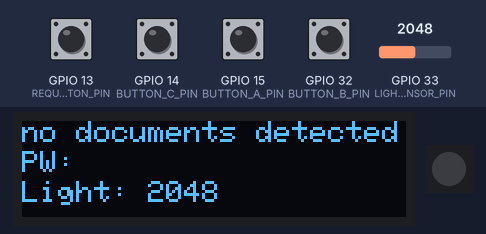
Simulated run of this sketch. Board: ESP32. Parts: 128×32 one-colour display, 1 RGB LEDs in strip order, left to right. Inputs (shaded band) come from the test bench; at power-on: GPIO 13 (REQUEST_BUTTON_PIN), GPIO 14 (BUTTON_C_PIN), GPIO 15 (BUTTON_A_PIN), GPIO 32 (BUTTON_B_PIN) HIGH, GPIO 33 (LIGHT_SENSOR_PIN) = 2048. WiFi joins after 1.5 s; servers stay silent unless stated; uploads are accepted with an empty reply; what the sketch prints to the serial monitor is not drawn.

Above: at 3.7 s.
3.8 s: GPIO 33 (LIGHT_SENSOR_PIN) set to 1032
At 5.1 s:
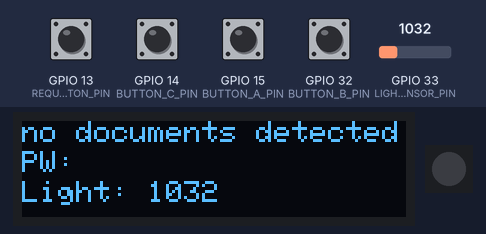
5.5 s: GPIO 33 (LIGHT_SENSOR_PIN) set to 967
At 6.2 s:
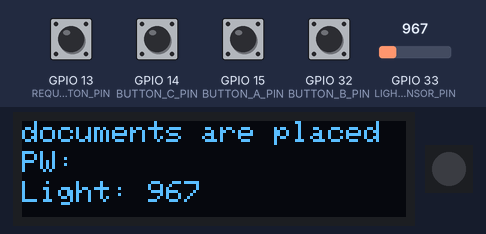
7.0 s: GPIO 13 (REQUEST_BUTTON_PIN) pulled LOW for 1 s
At 8.2 s:
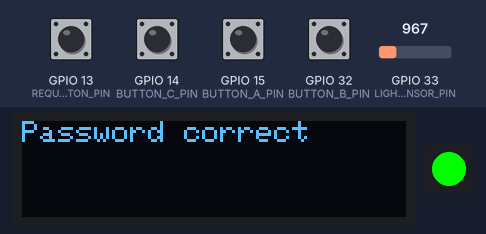
9.5 s: GPIO 33 (LIGHT_SENSOR_PIN) set to 1040
12.5 s: GPIO 14 (BUTTON_C_PIN) pulled LOW for 1 s
At 14.0 s:
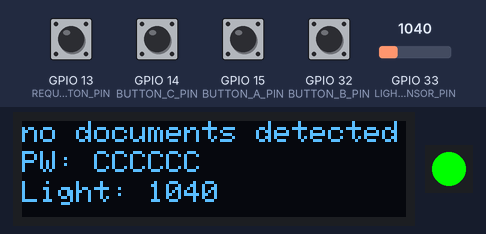
15.0 s: GPIO 15 (BUTTON_A_PIN) pulled LOW for 1 s
At 16.7 s:
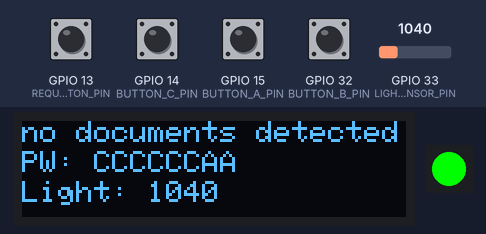
Timing chart, 0 to 18.2 s (numbered marks = the images above; inputs shaded):
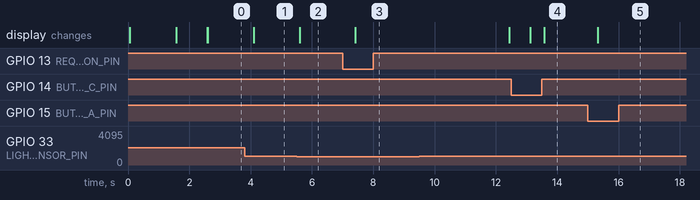

Measured:
- the behaviour switches between 1000 and 999 on GPIO 33 (LIGHT_SENSOR_PIN) (found by bisection; images 1 and 2)
- after the input at 3.8 s, the display: changes after 0.30 s (image 1)
- after the input at 5.5 s, the display: changes after 0.10 s (image 2)
- after the input at 7.0 s, the display: changes after 0.41 s (image 3)
- after the input at 12.5 s, the display: first changes after 0.61 s (image 4 shows a later state)
- after the input at 15.0 s, the display: changes after 0.31 s (image 5)

The sketch:

sketch_dec26a.ino
```cpp
/*************************************************************
   Required Libraries (Install via Arduino Library Manager):
   1) Adafruit GFX
   2) Adafruit SSD1306
   3) Adafruit NeoPixel
   4) WiFi (built-in on ESP32)
   5) HTTPClient (built-in on ESP32)
*************************************************************/

#include <Wire.h>
#include <Adafruit_GFX.h>
#include <Adafruit_SSD1306.h>
#include <Adafruit_NeoPixel.h>
#include <WiFi.h>
#include <HTTPClient.h>

// -------------------------
// OLED Configuration
// -------------------------
#define SCREEN_WIDTH 128
#define SCREEN_HEIGHT 32
#define OLED_RESET    -1  // Not used with Featherwing
Adafruit_SSD1306 display(SCREEN_WIDTH, SCREEN_HEIGHT, &Wire, OLED_RESET);

// -------------------------
// Light Sensor Configuration
// -------------------------
#define LIGHT_SENSOR_PIN 33  // TEMT6000 output pin to GPIO 33 (ADC1)
int lightThreshold = 1000;  // Adjust this threshold based on your environment

// -------------------------
// WS2812B LED Configuration
// -------------------------
#define LED_PIN    5       // WS2812 data in
#define NUMPIXELS  1
Adafruit_NeoPixel pixels(NUMPIXELS, LED_PIN, NEO_GRB + NEO_KHZ800);

// -------------------------
// Buttons Configuration
// -------------------------
// Typically, Featherwing OLED’s A, B, C map to specific GPIOs (check your board docs):
#define BUTTON_A_PIN  15
#define BUTTON_B_PIN  32
#define BUTTON_C_PIN  14

// Additional button for "sending request":
#define REQUEST_BUTTON_PIN 13 // Connect a push-button between pin 13 and GND

// -------------------------
// Network / HTTP Configuration
// -------------------------
const char* ssid     = "Redmi Note 9 Pro";      // Your WiFi SSID
const char* password = "12345678";             // Your WiFi Password

// Replace with your Spring Boot server’s IP and port
const String serverBase = "http://192.168.255.144:8080/api/notes/takeDocuments/";

// -------------------------
// Password Management
// -------------------------
String typedPassword = "";
const int MAX_PASSWORD_LENGTH = 8; // Adjust as needed

// For demonstration, let's say the "correct" password is "ABC".
// In practice, consider more secure methods for password handling.
String secretPassword = "ABC";

// -------------------------
// Timing Configuration
// -------------------------
unsigned long previousMillis = 0;
const unsigned long UPDATE_INTERVAL = 500; // Update sensor and screen every 500ms

// -------------------------
// Function Prototypes
// -------------------------
void displayText(String msg, uint8_t textSize = 1, int16_t x = 0, int16_t y = 0);
void updateDisplayAndSensor();
void checkPasswordButtons();
void appendLetterToPassword(String letter);
void handleTakeDocumentsRequest();
void setLedColor(uint32_t color);

// -------------------------
// Setup Function
// -------------------------
void setup() {
  // Initialize Serial for debugging
  Serial.begin(115200);
  Serial.println("\nInitializing...");

  // Initialize OLED
  if(!display.begin(SSD1306_SWITCHCAPVCC, 0x3C)) {
    Serial.println("SSD1306 allocation failed!");
    while (true) {} // Halt the program
  }
  display.clearDisplay();
  display.display(); // Ensure the display is cleared

  // Initialize NeoPixel
  pixels.begin();
  pixels.clear();
  pixels.show();

  // Initialize Buttons with internal pull-up resistors
  pinMode(BUTTON_A_PIN, INPUT_PULLUP);
  pinMode(BUTTON_B_PIN, INPUT_PULLUP);
  pinMode(BUTTON_C_PIN, INPUT_PULLUP);
  pinMode(REQUEST_BUTTON_PIN, INPUT_PULLUP);

  // Initialize Wi-Fi
  WiFi.begin(ssid, password);
  Serial.println("Connecting to WiFi...");
  displayText("Connecting to WiFi...", 1, 0, 0); // Optional: Show connection status on OLED
  while (WiFi.status() != WL_CONNECTED) {
    delay(500);
    Serial.print(".");
  }
  Serial.println("\nWiFi connected!");
  displayText("WiFi connected!", 1, 0, 0); // Optional: Update OLED on successful connection
  delay(1000); // Brief pause to show the message

  // Initial display text
  displayText("System ready...", 1, 0, 0);
}

// -------------------------
// Loop Function
// -------------------------
void loop() {
  unsigned long currentMillis = millis();

  // 1) Check for button presses (A, B, C) to build the typed password
  checkPasswordButtons();

  // 2) Check if the user pressed the "request" button
  if (digitalRead(REQUEST_BUTTON_PIN) == LOW) {
    // Debounce delay
    delay(200);
    if (digitalRead(REQUEST_BUTTON_PIN) == LOW) {
      // Make HTTP request to local server
      handleTakeDocumentsRequest();
    }
  }

  // 3) Update Display & Sensor every 500ms
  if (currentMillis - previousMillis >= UPDATE_INTERVAL) {
    previousMillis = currentMillis;
    updateDisplayAndSensor();
  }
}

// ---------------------------------------------------------
// Helper Functions
// ---------------------------------------------------------

// Display a short text message on the OLED (clears display first).
// textSize of 1 is small, 2 is larger, etc.
void displayText(String msg, uint8_t textSize, int16_t x, int16_t y) {
  display.clearDisplay();
  display.setTextSize(textSize);
  display.setTextColor(SSD1306_WHITE);
  display.setCursor(x, y);
  display.println(msg);
  display.display();
}

// Reads the light sensor and displays "documents are placed" or "no documents detected".
// Also shows the typed password on the second line.
void updateDisplayAndSensor() {
  int lightValue = analogRead(LIGHT_SENSOR_PIN);

  // Determine if light sensor is covered
  String docStatus = (lightValue < lightThreshold) ? "documents are placed" : "no documents detected";

  // Clear screen and display information
  display.clearDisplay();
  display.setTextSize(1);
  display.setTextColor(SSD1306_WHITE);

  // First line: Document status
  display.setCursor(0, 0);
  display.println(docStatus);

  // Second line: Show typed password
  display.setCursor(0, 10);
  display.setTextSize(1); // Adjusted to fit the screen
  display.print("PW: ");
  display.println(typedPassword);

  // Third line: Light value (optional for debugging)
  display.setCursor(0, 20);
  display.setTextSize(1);
  display.print("Light: ");
  display.println(lightValue);

  display.display();

  // Debug info
  Serial.print("Light: ");
  Serial.print(lightValue);
  Serial.print(" | Status: ");
  Serial.println(docStatus);
}

// Check which of the A, B, C buttons is pressed and append the corresponding letter
void checkPasswordButtons() {
  if (digitalRead(BUTTON_A_PIN) == LOW) {
    delay(150); // Debounce
    if (digitalRead(BUTTON_A_PIN) == LOW) {
      appendLetterToPassword("A");
    }
  }
  if (digitalRead(BUTTON_B_PIN) == LOW) {
    delay(150);
    if (digitalRead(BUTTON_B_PIN) == LOW) {
      appendLetterToPassword("B");
    }
  }
  if (digitalRead(BUTTON_C_PIN) == LOW) {
    delay(150);
    if (digitalRead(BUTTON_C_PIN) == LOW) {
      appendLetterToPassword("C");
    }
  }
}

// Add a letter to typedPassword, but cap at MAX_PASSWORD_LENGTH
void appendLetterToPassword(String letter) {
  if (typedPassword.length() < MAX_PASSWORD_LENGTH) {
    typedPassword += letter;
    Serial.println("Password typed so far: " + typedPassword);
  }
}

// This function handles the request to the local Spring Boot server
// If successful (HTTP 200), turn LED green and display "Take documents" message
// Otherwise, turn LED red and display an error message
void handleTakeDocumentsRequest() {
  if (WiFi.status() != WL_CONNECTED) {
    Serial.println("WiFi not connected! Cannot send request.");
    setLedColor(pixels.Color(255, 0, 0)); // Red
    displayText("WiFi error!", 1, 0, 0);
    delay(5000); // Wait 5 seconds
    displayText("System ready...", 1, 0, 0);
    return;
  }

  // Construct the full URL with the secretCode as a path variable
  String fullUrl = serverBase + typedPassword;
  Serial.println("Full URL: " + fullUrl); // For debugging

  HTTPClient http;
  http.begin(fullUrl);  // Initialize the HTTPClient with the full URL

  // Optional: Remove or adjust headers if not needed
  // http.addHeader("Content-Type", "application/json"); // Not necessary if no body

  // Send the PUT request without a payload
  int httpResponseCode = http.PUT(""); // Empty payload

  // Read the response body
  String responseBody = http.getString();
  Serial.println("Response Body: " + responseBody);

  // Check the response code
  if (httpResponseCode > 0) { // Check for valid response
    if (httpResponseCode == 200) {
      Serial.println("Server responded OK! Documents can be taken.");
      setLedColor(pixels.Color(0, 255, 0)); // Green
      displayText("Password correct", 1, 0, 0);
      delay(5000); // Display message for 5 seconds
      displayText("System ready...", 1, 0, 0);
    } else {
      Serial.print("Server error: ");
      Serial.println(httpResponseCode);
      setLedColor(pixels.Color(255, 0, 0)); // Red
      displayText("Password incorrect", 1, 0, 0);
      delay(5000); // Display message for 5 seconds
      displayText("System ready...", 1, 0, 0);
    }
  } else {
    Serial.print("HTTP Request failed, error: ");
    Serial.println(http.errorToString(httpResponseCode).c_str());
    setLedColor(pixels.Color(255, 0, 0)); // Red
    displayText("HTTP Error", 1, 0, 0);
    delay(5000); // Display message for 5 seconds
    displayText("System ready...", 1, 0, 0);
  }

  // Reset the typedPassword after sending the request
  typedPassword = "";

  http.end(); // Close the connection
}

// Simplified helper for setting the LED color
void setLedColor(uint32_t color) {
  pixels.setPixelColor(0, color);
  pixels.show();
}
```
